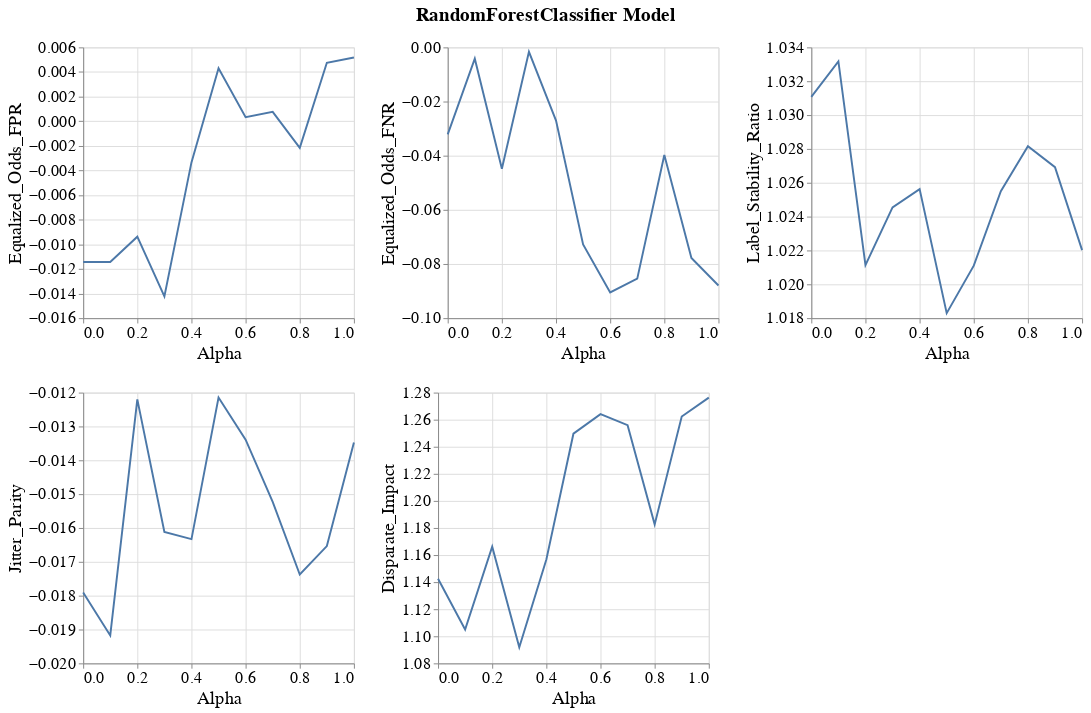

This figure's notebook cell:
### Markdown cell above
### Line band plots for group metrics

### Code cell
visualizer.create_group_metrics_line_band_plot(group='RAC1P',
                                               model_name=MODEL_NAMES[0],
                                               group_metrics=['Equalized_Odds_FPR', 'Equalized_Odds_FNR', 'Label_Stability_Ratio',
                                                              'Jitter_Parity', 'Disparate_Impact'])

### Figure 1 — Vega-Lite specification as saved in the notebook (floating-point values rounded to 4 significant figures)
{"config": {"view": {"continuousWidth": 400, "continuousHeight": 300}, "axis": {"labelFontSize": 17, "labelFontWeight": "normal", "titleFontSize": 19, "titleFontWeight": "normal"}, "legend": {"labelFontSize": 17, "symbolStrokeWidth": 10, "titleFontSize": 19}, "title": {"fontSize": 17}}, "vconcat": [{"hconcat": [{"layer": [{"mark": {"type": "errorband", "extent": "ci"}, "encoding": {"x": {"field": "Intervention_Param", "title": "Alpha", "type": "quantitative"}, "y": {"field": "Metric_Value", "scale": {"zero": false}, "title": "Equalized_Odds_FPR", "type": "quantitative"}}}, {"mark": "line", "encoding": {"x": {"field": "Intervention_Param", "title": "Alpha", "type": "quantitative"}, "y": {"aggregate": "mean", "field": "Metric_Value", "scale": {"zero": false}, "title": "Equalized_Odds_FPR", "type": "quantitative"}}}], "height": 280, "width": 280}, {"layer": [{"mark": {"type": "errorband", "extent": "ci"}, "encoding": {"x": {"field": "Intervention_Param", "title": "Alpha", "type": "quantitative"}, "y": {"field": "Metric_Value", "scale": {"zero": false}, "title": "Equalized_Odds_FNR", "type": "quantitative"}}}, {"mark": "line", "encoding": {"x": {"field": "Intervention_Param", "title": "Alpha", "type": "quantitative"}, "y": {"aggregate": "mean", "field": "Metric_Value", "scale": {"zero": false}, "title": "Equalized_Odds_FNR", "type": "quantitative"}}}], "data": {"name": "data-fdcfdd22ed3aee75bc579a1b07365615"}, "height": 280, "width": 280}, {"layer": [{"mark": {"type": "errorband", "extent": "ci"}, "encoding": {"x": {"field": "Intervention_Param", "title": "Alpha", "type": "quantitative"}, "y": {"field": "Metric_Value", "scale": {"zero": false}, "title": "Label_Stability_Ratio", "type": "quantitative"}}}, {"mark": "line", "encoding": {"x": {"field": "Intervention_Param", "title": "Alpha", "type": "quantitative"}, "y": {"aggregate": "mean", "field": "Metric_Value", "scale": {"zero": false}, "title": "Label_Stability_Ratio", "type": "quantitative"}}}], "data": {"name": "data-911ee709515f332499f8f98c513e8879"}, "height": 280, "width": 280}]}, {"hconcat": [{"layer": [{"mark": {"type": "errorband", "extent": "ci"}, "encoding": {"x": {"field": "Intervention_Param", "title": "Alpha", "type": "quantitative"}, "y": {"field": "Metric_Value", "scale": {"zero": false}, "title": "Jitter_Parity", "type": "quantitative"}}}, {"mark": "line", "encoding": {"x": {"field": "Intervention_Param", "title": "Alpha", "type": "quantitative"}, "y": {"aggregate": "mean", "field": "Metric_Value", "scale": {"zero": false}, "title": "Jitter_Parity", "type": "quantitative"}}}], "height": 280, "width": 280}, {"layer": [{"mark": {"type": "errorband", "extent": "ci"}, "encoding": {"x": {"field": "Intervention_Param", "title": "Alpha", "type": "quantitative"}, "y": {"field": "Metric_Value", "scale": {"zero": false}, "title": "Disparate_Impact", "type": "quantitative"}}}, {"mark": "line", "encoding": {"x": {"field": "Intervention_Param", "title": "Alpha", "type": "quantitative"}, "y": {"aggregate": "mean", "field": "Metric_Value", "scale": {"zero": false}, "title": "Disparate_Impact", "type": "quantitative"}}}], "data": {"name": "data-7f8ef5962e41ffcbb27ca8334199f846"}, "height": 280, "width": 280}], "data": {"name": "data-2c4c796b9eebab560a5b247b448e447b"}}], "data": {"name": "data-d9fe2fd1d6eafbe458ef574cb53186db"}, "title": {"text": "RandomForestClassifier Model", "anchor": "middle", "dy": -10, "fontSize": 20}, "$schema": "https://vega.github.io/schema/vega-lite/v4.17.0.json", "datasets": {"data-d9fe2fd1d6eafbe458ef574cb53186db": [{"Metric": "Equalized_Odds_FPR", "Model_Name": "RandomForestClassifier", "Experiment_Iteration": "Exp_iter_1", "Intervention_Param": 0.2, "Group": "RAC1P", "Metric_Value": -0.009382}, {"Metric": "Equalized_Odds_FPR", "Model_Name": "RandomForestClassifier", "Experiment_Iteration": "Exp_iter_1", "Intervention_Param": 0.4, "Group": "RAC1P", "Metric_Value": -0.003345}, {"Metric": "Equalized_Odds_FPR", "Model_Name": "RandomForestClassifier", "Experiment_Iteration": "Exp_iter_1", "Intervention_Param": 0.3, "Group": "RAC1P", "Metric_Value": -0.01424}, {"Metric": "Equalized_Odds_FPR", "Model_Name": "RandomForestClassifier", "Experiment_Iteration": "Exp_iter_1", "Intervention_Param": 0.9, "Group": "RAC1P", "Metric_Value": 0.004746}, {"Metric": "Equalized_Odds_FPR", "Model_Name": "RandomForestClassifier", "Experiment_Iteration": "Exp_iter_1", "Intervention_Param": 0.7, "Group": "RAC1P", "Metric_Value": 0.0007615}, {"Metric": "Equalized_Odds_FPR", "Model_Name": "RandomForestClassifier", "Experiment_Iteration": "Exp_iter_1", "Intervention_Param": 1.0, "Group": "RAC1P", "Metric_Value": 0.005181}, {"Metric": "Equalized_Odds_FPR", "Model_Name": "RandomForestClassifier", "Experiment_Iteration": "Exp_iter_1", "Intervention_Param": 0.8, "Group": "RAC1P", "Metric_Value": -0.002162}, {"Metric": "Equalized_Odds_FPR", "Model_Name": "RandomForestClassifier", "Experiment_Iteration": "Exp_iter_1", "Intervention_Param": 0.6, "Group": "RAC1P", "Metric_Value": 0.0003263}, {"Metric": "Equalized_Odds_FPR", "Model_Name": "RandomForestClassifier", "Experiment_Iteration": "Exp_iter_1", "Intervention_Param": 0.0, "Group": "RAC1P", "Metric_Value": -0.01144}, {"Metric": "Equalized_Odds_FPR", "Model_Name": "RandomForestClassifier", "Experiment_Iteration": "Exp_iter_1", "Intervention_Param": 0.1, "Group": "RAC1P", "Metric_Value": -0.01144}, {"Metric": "Equalized_Odds_FPR", "Model_Name": "RandomForestClassifier", "Experiment_Iteration": "Exp_iter_1", "Intervention_Param": 0.5, "Group": "RAC1P", "Metric_Value": 0.00431}], "data-fdcfdd22ed3aee75bc579a1b07365615": [{"Metric": "Equalized_Odds_FNR", "Model_Name": "RandomForestClassifier", "Experiment_Iteration": "Exp_iter_1", "Intervention_Param": 0.2, "Group": "RAC1P", "Metric_Value": -0.04479}, {"Metric": "Equalized_Odds_FNR", "Model_Name": "RandomForestClassifier", "Experiment_Iteration": "Exp_iter_1", "Intervention_Param": 0.4, "Group": "RAC1P", "Metric_Value": -0.02703}, {"Metric": "Equalized_Odds_FNR", "Model_Name": "RandomForestClassifier", "Experiment_Iteration": "Exp_iter_1", "Intervention_Param": 0.3, "Group": "RAC1P", "Metric_Value": -0.001647}, {"Metric": "Equalized_Odds_FNR", "Model_Name": "RandomForestClassifier", "Experiment_Iteration": "Exp_iter_1", "Intervention_Param": 0.9, "Group": "RAC1P", "Metric_Value": -0.07779}, {"Metric": "Equalized_Odds_FNR", "Model_Name": "RandomForestClassifier", "Experiment_Iteration": "Exp_iter_1", "Intervention_Param": 0.7, "Group": "RAC1P", "Metric_Value": -0.08542}, {"Metric": "Equalized_Odds_FNR", "Model_Name": "RandomForestClassifier", "Experiment_Iteration": "Exp_iter_1", "Intervention_Param": 1.0, "Group": "RAC1P", "Metric_Value": -0.08796}, {"Metric": "Equalized_Odds_FNR", "Model_Name": "RandomForestClassifier", "Experiment_Iteration": "Exp_iter_1", "Intervention_Param": 0.8, "Group": "RAC1P", "Metric_Value": -0.03972}, {"Metric": "Equalized_Odds_FNR", "Model_Name": "RandomForestClassifier", "Experiment_Iteration": "Exp_iter_1", "Intervention_Param": 0.6, "Group": "RAC1P", "Metric_Value": -0.09052}, {"Metric": "Equalized_Odds_FNR", "Model_Name": "RandomForestClassifier", "Experiment_Iteration": "Exp_iter_1", "Intervention_Param": 0.0, "Group": "RAC1P", "Metric_Value": -0.03214}, {"Metric": "Equalized_Odds_FNR", "Model_Name": "RandomForestClassifier", "Experiment_Iteration": "Exp_iter_1", "Intervention_Param": 0.1, "Group": "RAC1P", "Metric_Value": -0.004185}, {"Metric": "Equalized_Odds_FNR", "Model_Name": "RandomForestClassifier", "Experiment_Iteration": "Exp_iter_1", "Intervention_Param": 0.5, "Group": "RAC1P", "Metric_Value": -0.07275}], "data-911ee709515f332499f8f98c513e8879": [{"Metric": "Label_Stability_Ratio", "Model_Name": "RandomForestClassifier", "Experiment_Iteration": "Exp_iter_1", "Intervention_Param": 0.2, "Group": "RAC1P", "Metric_Value": 1.021}, {"Metric": "Label_Stability_Ratio", "Model_Name": "RandomForestClassifier", "Experiment_Iteration": "Exp_iter_1", "Intervention_Param": 0.4, "Group": "RAC1P", "Metric_Value": 1.026}, {"Metric": "Label_Stability_Ratio", "Model_Name": "RandomForestClassifier", "Experiment_Iteration": "Exp_iter_1", "Intervention_Param": 0.3, "Group": "RAC1P", "Metric_Value": 1.025}, {"Metric": "Label_Stability_Ratio", "Model_Name": "RandomForestClassifier", "Experiment_Iteration": "Exp_iter_1", "Intervention_Param": 0.9, "Group": "RAC1P", "Metric_Value": 1.027}, {"Metric": "Label_Stability_Ratio", "Model_Name": "RandomForestClassifier", "Experiment_Iteration": "Exp_iter_1", "Intervention_Param": 0.7, "Group": "RAC1P", "Metric_Value": 1.026}, {"Metric": "Label_Stability_Ratio", "Model_Name": "RandomForestClassifier", "Experiment_Iteration": "Exp_iter_1", "Intervention_Param": 1.0, "Group": "RAC1P", "Metric_Value": 1.022}, {"Metric": "Label_Stability_Ratio", "Model_Name": "RandomForestClassifier", "Experiment_Iteration": "Exp_iter_1", "Intervention_Param": 0.8, "Group": "RAC1P", "Metric_Value": 1.028}, {"Metric": "Label_Stability_Ratio", "Model_Name": "RandomForestClassifier", "Experiment_Iteration": "Exp_iter_1", "Intervention_Param": 0.6, "Group": "RAC1P", "Metric_Value": 1.021}, {"Metric": "Label_Stability_Ratio", "Model_Name": "RandomForestClassifier", "Experiment_Iteration": "Exp_iter_1", "Intervention_Param": 0.0, "Group": "RAC1P", "Metric_Value": 1.031}, {"Metric": "Label_Stability_Ratio", "Model_Name": "RandomForestClassifier", "Experiment_Iteration": "Exp_iter_1", "Intervention_Param": 0.1, "Group": "RAC1P", "Metric_Value": 1.033}, {"Metric": "Label_Stability_Ratio", "Model_Name": "RandomForestClassifier", "Experiment_Iteration": "Exp_iter_1", "Intervention_Param": 0.5, "Group": "RAC1P", "Metric_Value": 1.018}], "data-2c4c796b9eebab560a5b247b448e447b": [{"Metric": "Jitter_Parity", "Model_Name": "RandomForestClassifier", "Experiment_Iteration": "Exp_iter_1", "Intervention_Param": 0.2, "Group": "RAC1P", "Metric_Value": -0.0122}, {"Metric": "Jitter_Parity", "Model_Name": "RandomForestClassifier", "Experiment_Iteration": "Exp_iter_1", "Intervention_Param": 0.4, "Group": "RAC1P", "Metric_Value": -0.01633}, {"Metric": "Jitter_Parity", "Model_Name": "RandomForestClassifier", "Experiment_Iteration": "Exp_iter_1", "Intervention_Param": 0.3, "Group": "RAC1P", "Metric_Value": -0.01612}, {"Metric": "Jitter_Parity", "Model_Name": "RandomForestClassifier", "Experiment_Iteration": "Exp_iter_1", "Intervention_Param": 0.9, "Group": "RAC1P", "Metric_Value": -0.01654}, {"Metric": "Jitter_Parity", "Model_Name": "RandomForestClassifier", "Experiment_Iteration": "Exp_iter_1", "Intervention_Param": 0.7, "Group": "RAC1P", "Metric_Value": -0.01523}, {"Metric": "Jitter_Parity", "Model_Name": "RandomForestClassifier", "Experiment_Iteration": "Exp_iter_1", "Intervention_Param": 1.0, "Group": "RAC1P", "Metric_Value": -0.01347}, {"Metric": "Jitter_Parity", "Model_Name": "RandomForestClassifier", "Experiment_Iteration": "Exp_iter_1", "Intervention_Param": 0.8, "Group": "RAC1P", "Metric_Value": -0.01737}, {"Metric": "Jitter_Parity", "Model_Name": "RandomForestClassifier", "Experiment_Iteration": "Exp_iter_1", "Intervention_Param": 0.6, "Group": "RAC1P", "Metric_Value": -0.01339}, {"Metric": "Jitter_Parity", "Model_Name": "RandomForestClassifier", "Experiment_Iteration": "Exp_iter_1", "Intervention_Param": 0.0, "Group": "RAC1P", "Metric_Value": -0.01791}, {"Metric": "Jitter_Parity", "Model_Name": "RandomForestClassifier", "Experiment_Iteration": "Exp_iter_1", "Intervention_Param": 0.1, "Group": "RAC1P", "Metric_Value": -0.01918}, {"Metric": "Jitter_Parity", "Model_Name": "RandomForestClassifier", "Experiment_Iteration": "Exp_iter_1", "Intervention_Param": 0.5, "Group": "RAC1P", "Metric_Value": -0.01214}], "data-7f8ef5962e41ffcbb27ca8334199f846": [{"Metric": "Disparate_Impact", "Model_Name": "RandomForestClassifier", "Experiment_Iteration": "Exp_iter_1", "Intervention_Param": 0.2, "Group": "RAC1P", "Metric_Value": 1.166}, {"Metric": "Disparate_Impact", "Model_Name": "RandomForestClassifier", "Experiment_Iteration": "Exp_iter_1", "Intervention_Param": 0.4, "Group": "RAC1P", "Metric_Value": 1.157}, {"Metric": "Disparate_Impact", "Model_Name": "RandomForestClassifier", "Experiment_Iteration": "Exp_iter_1", "Intervention_Param": 0.3, "Group": "RAC1P", "Metric_Value": 1.092}, {"Metric": "Disparate_Impact", "Model_Name": "RandomForestClassifier", "Experiment_Iteration": "Exp_iter_1", "Intervention_Param": 0.9, "Group": "RAC1P", "Metric_Value": 1.262}, {"Metric": "Disparate_Impact", "Model_Name": "RandomForestClassifier", "Experiment_Iteration": "Exp_iter_1", "Intervention_Param": 0.7, "Group": "RAC1P", "Metric_Value": 1.256}, {"Metric": "Disparate_Impact", "Model_Name": "RandomForestClassifier", "Experiment_Iteration": "Exp_iter_1", "Intervention_Param": 1.0, "Group": "RAC1P", "Metric_Value": 1.276}, {"Metric": "Disparate_Impact", "Model_Name": "RandomForestClassifier", "Experiment_Iteration": "Exp_iter_1", "Intervention_Param": 0.8, "Group": "RAC1P", "Metric_Value": 1.183}, {"Metric": "Disparate_Impact", "Model_Name": "RandomForestClassifier", "Experiment_Iteration": "Exp_iter_1", "Intervention_Param": 0.6, "Group": "RAC1P", "Metric_Value": 1.264}, {"Metric": "Disparate_Impact", "Model_Name": "RandomForestClassifier", "Experiment_Iteration": "Exp_iter_1", "Intervention_Param": 0.0, "Group": "RAC1P", "Metric_Value": 1.143}, {"Metric": "Disparate_Impact", "Model_Name": "RandomForestClassifier", "Experiment_Iteration": "Exp_iter_1", "Intervention_Param": 0.1, "Group": "RAC1P", "Metric_Value": 1.105}, {"Metric": "Disparate_Impact", "Model_Name": "RandomForestClassifier", "Experiment_Iteration": "Exp_iter_1", "Intervention_Param": 0.5, "Group": "RAC1P", "Metric_Value": 1.25}]}}
